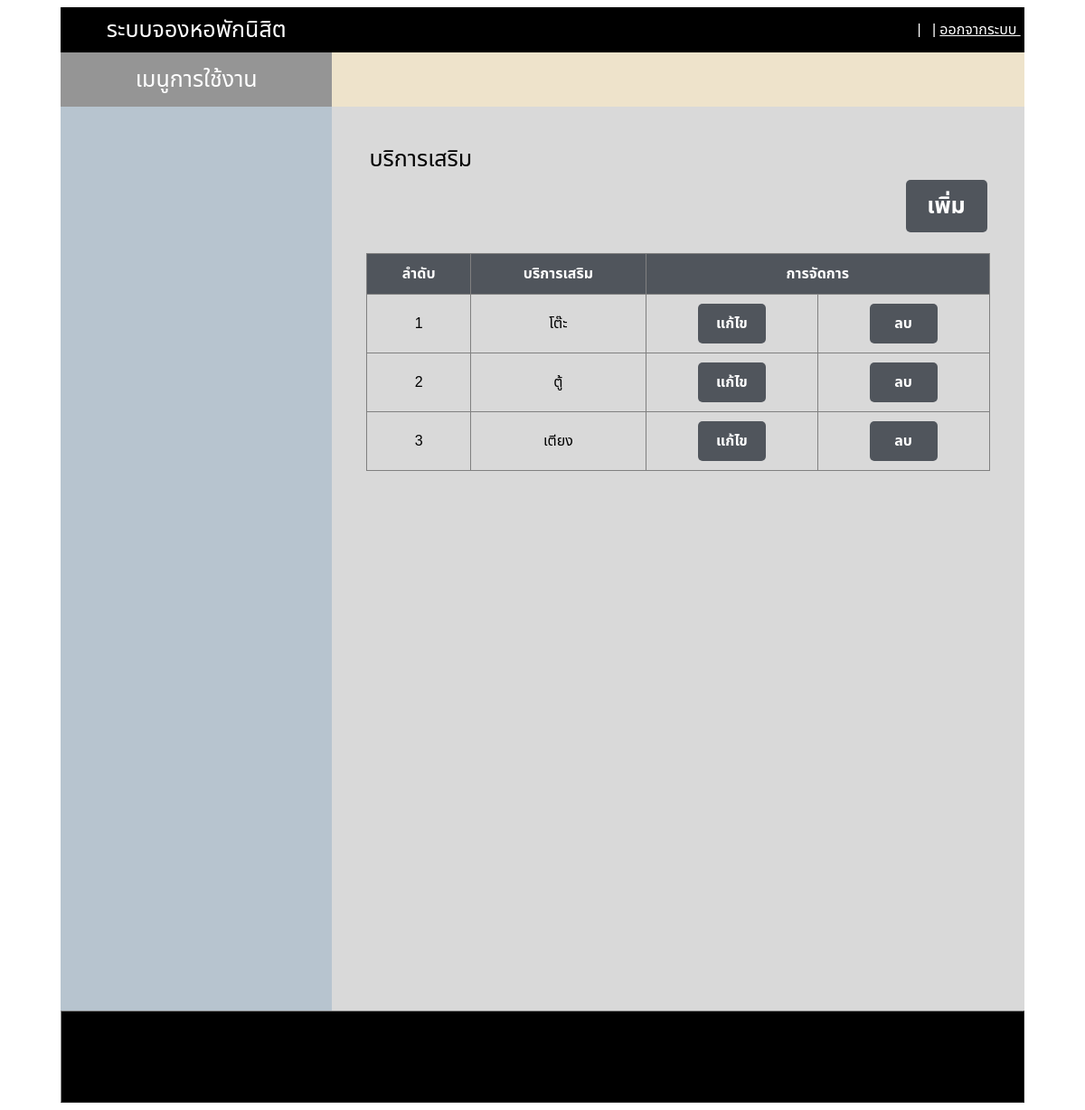
/option.php, run on the app's committed database.
### tables this page shows
CREATE TABLE `option` (
  `id` int(11) NOT NULL,
  `name` varchar(255) NOT NULL,
  `username` varchar(255) NOT NULL
);

### option.php (the view, shortened to what this page needs)
<?php include "header.php"; ?>
<head>
<br><br>
<table width="90%">
  <tr>
    <td class="tl tsiz">บริการเสริม &nbsp;&nbsp;&nbsp;&nbsp;</td>
  </tr>
  <tr>
    <td class="tr tsiz">
      <a href="optionadd.php" class="ahre1 button2">เพิ่ม</a>
    </td>
  </tr>
</table>
<table class="table-container">
  <tr>
    <th>ลำดับ</th>
    <th>บริการเสริม</th>
    <th colspan="2">การจัดการ</th>
  </tr>
  <?php
    $sql = "SELECT * FROM option";
    $result = $conn->query($sql);
    $i = 1;
    while ($row = $result->fetch_assoc()) {
      $id = $row['id'];
      $name = $row['name'];
      echo "<tr>
              <td>$i</td>
              <td>$name</td>
              <td><a href='optionedit.php?id=$id' class='ahre button'>แก้ไข</a></td>
              <td><a href='optioncheck.php?del=$id&name=$name' class='ahre button'>ลบ</a></td>
            </tr>";
      $i++;
    }
  ?>
</table>
<?php include "footer.php"; ?>

### header.php (style rules this page uses)
.tr { text-align: right; font-family: 'Noto Sans Thai', sans-serif; }

### option.php (style rules this page uses)
.tr { text-align: right; }
.tl { text-align: left; }
.tsiz { font-size: 25px; font-family: 'Noto Sans Thai', sans-serif; }
.ahre { color: black; text-decoration: none; }
.table-container { width: 90%; margin: 20px auto; border-collapse: collapse; border: 1px solid #ccc; border-radius: 15px; background-color: #fff; }
.table-container th, .table-container td { border: 1px solid gray; padding: 10px; text-align: center; font-family: 'Noto Sans Thai', sans-serif; }
.table-container th { background-color: #50555C; color: white; font-weight: bold; }
.table-container td { background-color: #D9D9D9; }
.button { display: inline-block; padding: 10px 20px; border-radius: 5px; text-decoration: none; text-align: center; background-color: #50555C; color: white; font-weight: bold; width: 35px; }
.button2 { display: inline-block; padding: 10px 20px; border-radius: 5px; text-decoration: none; text-align: center; background-color: #50555C; color: white; font-weight: bold; width: 50px; }

### data on the page
option: name "โต๊ะ"
option: name "ตู้"
option: name "เตียง"
